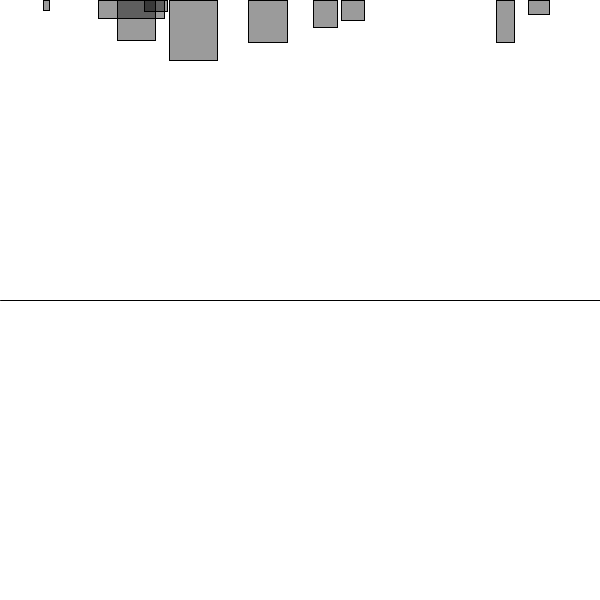
Frame 1 (no input)
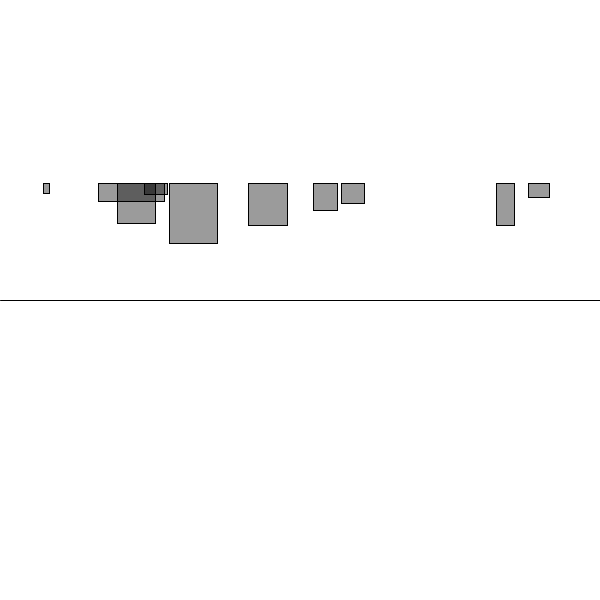
Frame 60 (the mouse pressed at the canvas centre just before this capture)
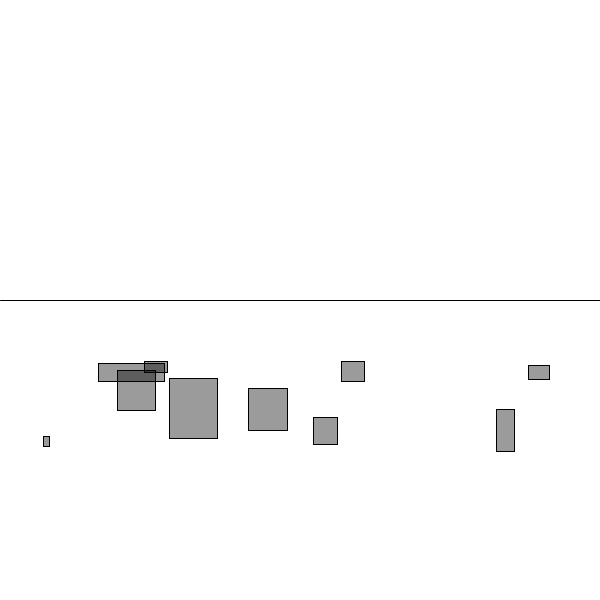
Frame 120 (the mouse held since frame 60 and released just before this capture)

The Processing sketch that drew these frames (run headless with seeded random() and noise(); from frame 60 on, the mouse is pressed at the canvas centre):

// Processing sketch: fluid_resistance
// ── fluid_resistance.pde
import java.util.Random;

int OBJ_COUNT = 10;

Random random = new Random();

VirtualObject[] virtualObjects;

void setup() {
  size(600, 600);
  
  virtualObjects = new VirtualObject[OBJ_COUNT];
  
  for (int i = 0; i < virtualObjects.length; i++) {
    virtualObjects[i] = new VirtualObject(random.nextInt(3) + 1, random.nextInt(20) + 5, random.nextInt(20) + 5);
  }
}

void draw() {
  background(255);
  
  for (VirtualObject virtualObject : virtualObjects) {
    PVector gravity = new PVector(0, 0.1 * virtualObject.mass);
    virtualObject.applyForce(gravity);
    
    if (virtualObject.location.y >= height / 2) {
      virtualObject.applyForce(getLiquidForce(virtualObject));
    }
    
    virtualObject.update();
    virtualObject.display();
    virtualObject.toggleEdges();
  }
  
  fill(0);
  line(0, height / 2, width, height / 2);
}

/**
* formula for drag force is:
* 
* drag force = -0.5 * liquid density * coefficient of drag * frontal area * velocity magnitude squared * normalized velocity.
*
* 0.5, liquid density, and coefficient of drag are just constants. For the sake of simplicity, we can just make a big constant
* that represents these 3 variables. (If you want to create different liquid densities, different coefficient of drag, 
* then you can make it as separate variables).
*
* frontal area, it means that flat objects has more drag force to receive than pointed objects.
*
* velocity magnitude squared, get the object's magnitude of velocity, and square it.
*
* normalized velocity, is normalized velocity.... (means that magnitude was reduced to 1). 
*/
PVector getLiquidForce(VirtualObject obj) {
  PVector liquidForce = obj.velocity.copy();
  
  float squaredMag = obj.velocity.magSq(); // velocity magnitude squared
  float bigConstant = -0.3; // 0.5, liquid density, and coefficient of drag.
  
  liquidForce.normalize(); // normalized velocity
  liquidForce.mult(bigConstant);
  liquidForce.mult(squaredMag);
  liquidForce.mult(obj.objectWidth * 0.01); // frontal area
  
  return liquidForce;
}

// ── VirtualObject.pde
class VirtualObject {
  PVector location;
  PVector velocity;
  PVector acceleration;
  
  float mass, objectWidth, objectHeight, roughLevel;
 
  VirtualObject(float mass, float widthScale, float heightScale) {
    this.mass = mass;
    
    objectWidth = mass * widthScale;
    objectHeight = mass * heightScale;
    
    location = new PVector(random(width) - widthScale * 2, 0);
    velocity = new PVector(0, 0);
    acceleration = new PVector(0, 0);
  }
  
  void applyForce(PVector force) {
    force = force.copy();
    PVector f = PVector.div(force, mass);
    acceleration.add(f);
  }
  
  void update() {
    acceleration.mult(10);
    velocity.mult(10);
    velocity.add(acceleration);
    velocity.div(10);
    location.add(velocity);
    acceleration.mult(0);
  }
  
  void display() {
    fill(0, 100);
    rect(location.x, location.y, objectWidth, objectHeight);
  }
  
  void toggleEdges() {
    if (location.x >= width) {
      location.x = 0;
    }
    
    if (location.y >= height - objectHeight) {
      location.y = height - objectHeight;
      velocity.mult(-1);
    }
  }
}
